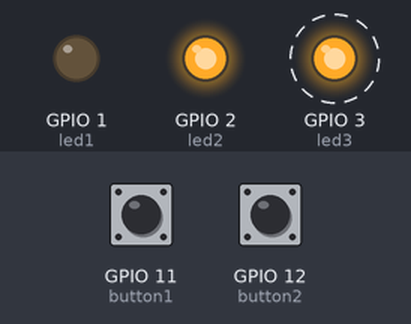
Recording of a program running on a simulated Raspberry Pi (BCM pin numbers). On the bench: output pins drawn as LEDs (lit = HIGH). Dashed ring = blinking. Inputs (shaded band) come from the test bench; at power-on: GPIO 11 (button1) LOW, GPIO 12 (button2) HIGH. The desktop window is not drawn, its controls go by their first labels and the mouse button is held 0.15 s; threads take turns every 2 ms; the clock reads 2024-03-15 10:24:30 at power-on unless the program sets it.

Above: at 1.2 s.
1.3 s: GPIO 11 (button1) pulled HIGH for 0.15 s
At 1.37 s:
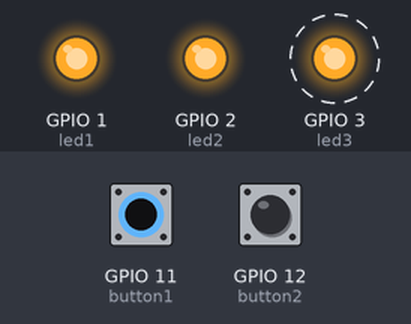
4.3 s: GPIO 12 (button2) pulled LOW for 0.15 s
At 4.37 s:
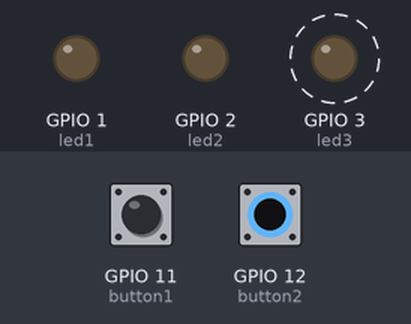
7.3 s: GPIO 11 (button1) pulled HIGH for 1 s
At 8.9 s:
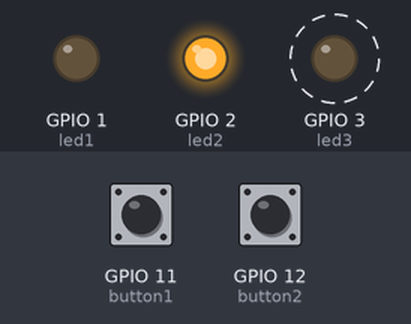
10.3 s: GPIO 11 (button1) pulled HIGH for 3.2 s
At 12.6 s:
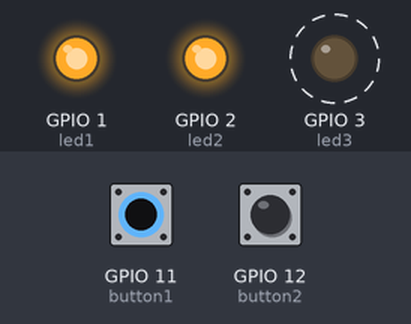
Timing chart, 0 to 16.0 s (numbered marks = the images above; inputs shaded):
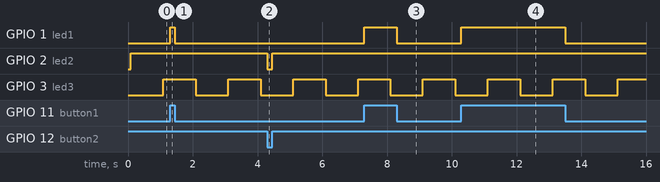

Measured:
- after the input at 1.3 s, GPIO 1 (led1): LOW → HIGH at once, → LOW 0.15 s later
- after the input at 4.3 s, GPIO 2 (led2): HIGH → LOW at once, → HIGH 0.15 s later
- after the input at 7.3 s, GPIO 1 (led1): LOW → HIGH at once, → LOW 1.0 s later
- after the input at 10.3 s, GPIO 1 (led1): LOW → HIGH at once, → LOW 3.2 s later
- by itself, GPIO 3 (led3): alternates HIGH for 1.0 s and LOW for 1.0 s

The program:

MainDummyGPIO.py
```python
## Wesley Vercoutere
## V0.1.0

import threading
import time
from tkinter import Tk, Button, Label

try:
    import RPi.GPIO as GPIO
except:
    from dummygpio.DummyGPIO import DummyGPIO
    GPIO = DummyGPIO(True)


root = Tk()
root.title("Test proggie dummy GPIO")
root.geometry("800x400")

GPIO.setwarnings(False)
GPIO.setmode(GPIO.BCM)

led1 = 1
led2 = 2
led3 = 3

button1 = 11
button2 = 12

leds = (led1, led2, led3)
buttons = (button1, button2)

for led in leds:
    GPIO.setup(led, GPIO.OUT)

GPIO.setup(button1, GPIO.IN, pull_up_down=GPIO.PUD_DOWN)
GPIO.setup(button2, GPIO.IN, pull_up_down=GPIO.PUD_UP)

starTime = time.time()
outputled3 = False

def toggleLed3():
    global starTime
    global outputled3

    currentTime = time.time()

    if currentTime > starTime + 1:
        starTime = time.time()
        outputled3 = not outputled3

def loop():
    global outputled3
    while True:
        GPIO.output(led1, GPIO.input(button1))
        GPIO.output(led2, GPIO.input(button2))
        GPIO.output(led3, outputled3)

        toggleLed3()


label1 = Label(root, text="Button 1: pull down -> led 1")
label1.grid(row=0, column=0)

label2 = Label(root, text="Button 2: pull up -> led 2")
label2.grid(row=1, column=0)


threading.Thread(target=loop).start()

root.mainloop()
```
